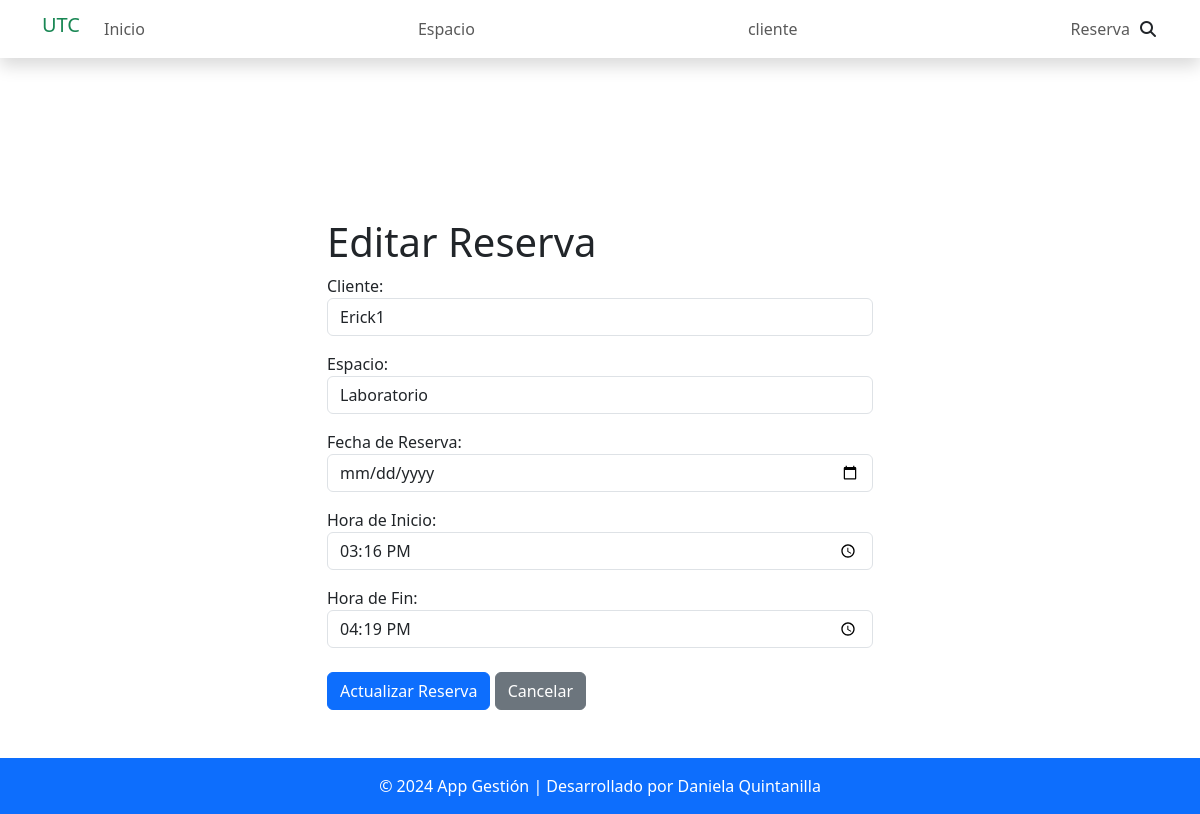
/editar_reserva/1/, run on the app's committed database.
### Aplicaciones/Espacios/models.py (models this page shows)
class Reserva(models.Model):
    cliente = models.ForeignKey(Cliente, on_delete=models.CASCADE)
    espacio = models.ForeignKey(EspacioDeEstudio, on_delete=models.CASCADE)
    fecha_reserva = models.DateField()
    hora_inicio = models.TimeField()
    hora_fin = models.TimeField()
    creada_en = models.DateTimeField(auto_now_add=True)

class Cliente(models.Model):
    nombre = models.CharField(max_length=100)
    correo = models.EmailField(blank=True, null=True)
    telefono = models.CharField(max_length=15, blank=True, null=True)

class EspacioDeEstudio(models.Model):
    nombre = models.CharField(max_length=100)
    ubicacion = models.CharField(max_length=200)
    capacidad = models.PositiveIntegerField()
    descripcion = models.TextField(blank=True, null=True)
    disponible = models.BooleanField(default=True)
    imagen = models.ImageField(upload_to='espacios/', blank=True, null=True)

### Aplicaciones/Espacios/views.py (the view, shortened to what this page needs)
# urls.py: path('editar_reserva/<int:reserva_id>/', views.editar_reserva, name='editar_reserva'),
def editar_reserva(request, reserva_id):
    reserva = get_object_or_404(Reserva, id=reserva_id)
    clientes = Cliente.objects.all()
    espacios = EspacioDeEstudio.objects.all()
    return render(request, 'editar_reserva.html', {
        'reserva': reserva,
        'clientes': clientes,
        'espacios': espacios
    })

### Aplicaciones/Espacios/templates/editar_reserva.html (shortened to what this page needs)
{% extends "./plantilla.html" %}
{% block contenido %}
<div class="container mt-5">
    <div class="row justify-content-center">
        <div class="container mt-5">
            <div class="row justify-content-center">
                <div class="col-md-6">
                    <h1>Editar Reserva</h1>
                    <form method="post" action="{% url 'editar_reserva' reserva.id %}">
                        <div class="form-group">
                            <label for="sel_cliente">Cliente:</label>
                            <select id="sel_cliente" name="sel_cliente" class="form-control" required>
                                {% for cliente in clientes %}
                                    <option value="{{ cliente.id }}" {% if cliente.id == reserva.cliente.id %}selected{% endif %}>
                                        {{ cliente.nombre }}
                                    </option>
                                {% endfor %}
                            </select>
                        </div>
                        <div class="form-group mt-3">
                            <label for="sel_espacio">Espacio:</label>
                            <select id="sel_espacio" name="sel_espacio" class="form-control" required>
                                {% for espacio in espacios %}
                                    <option value="{{ espacio.id }}" {% if espacio.id == reserva.espacio.id %}selected{% endif %}>
                                        {{ espacio.nombre }}
                                    </option>
                                {% endfor %}
                            </select>
                        </div>
                        <div class="form-group mt-3">
                            <label for="fecha_reserva">Fecha de Reserva:</label>
                            <input type="date" id="fecha_reserva" name="fecha_reserva" class="form-control" required value="{{ reserva.fecha_reserva }}">
                        </div>
                        <div class="form-group mt-3">
                            <label for="hora_inicio">Hora de Inicio:</label>
                            <input type="time" id="hora_inicio" name="hora_inicio" class="form-control" required value="{{ reserva.hora_inicio }}">
                        </div>
                        <div class="form-group mt-3">
                            <label for="hora_fin">Hora de Fin:</label>
                            <input type="time" id="hora_fin" name="hora_fin" class="form-control" required value="{{ reserva.hora_fin }}">
                        </div>
                        <button type="submit" class="btn btn-primary mt-4">Actualizar Reserva</button>
                        <a href="{% url 'lista_reserva' %}" class="btn btn-secondary mt-4">Cancelar</a>
                    </form>
                </div>
            </div>
        </div>
{% endblock %}

### data on the page
Reserva: sel_cliente "Erick1", sel_espacio "Laboratorio", hora_inicio "15:16", hora_fin "16:19"
